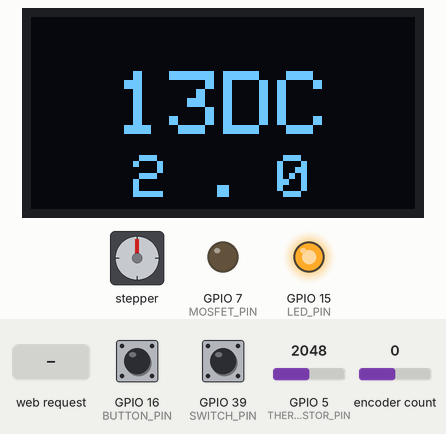
This sketch was run on a simulated ESP32-S2. Shown: 128×64 one-colour display, stepper motor, output pins drawn as LEDs (lit = HIGH). Inputs (shaded band) come from the test bench; at power-on: encoder count 0, GPIO 16 (BUTTON_PIN) HIGH, GPIO 39 (SWITCH_PIN) LOW, GPIO 5 (THERMISTOR_PIN) = 2048 (analog values on the 0–4095 scale). EEPROM starts erased; stepper angles assume 200 steps per turn; what the sketch prints to the serial monitor is not drawn.

Above: at 0.1 s.
6.3 s: encoder count set to 1
At 6.46 s:
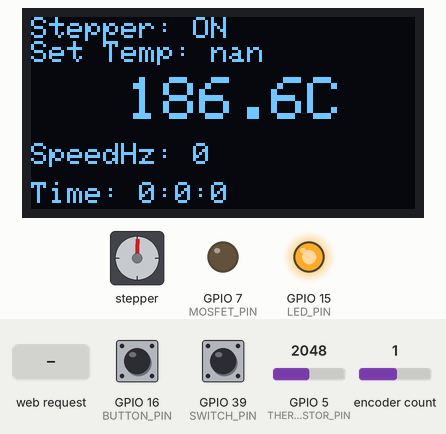
9.0 s: GPIO 16 (BUTTON_PIN) pulled LOW for 3.2 s
At 10.4 s:
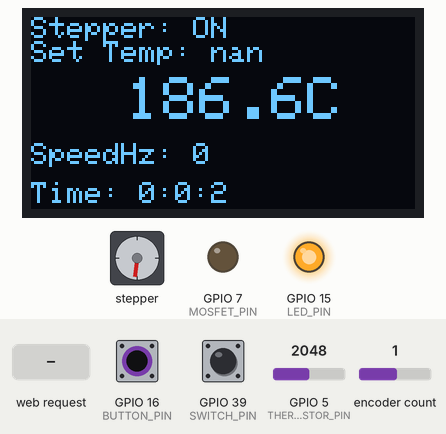
13.7 s: HTTP request GET /setSettings?setpoint=0 received
At 14.8 s:
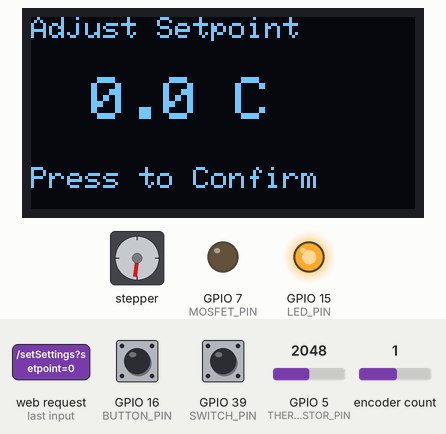
15.2 s: GPIO 16 (BUTTON_PIN) pulled LOW for 0.15 s
At 16.1 s:
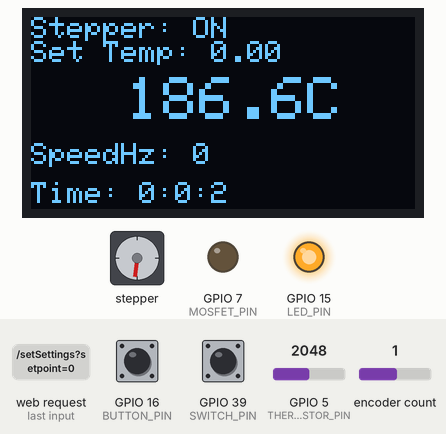
17.2 s: GPIO 39 (SWITCH_PIN) pulled HIGH for 1 s
At 18.8 s:
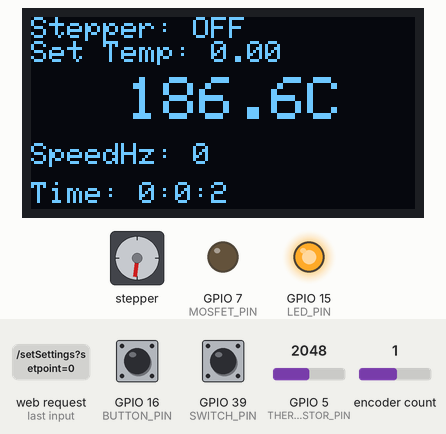
21.2 s: encoder count set to 2
At 21.66 s:
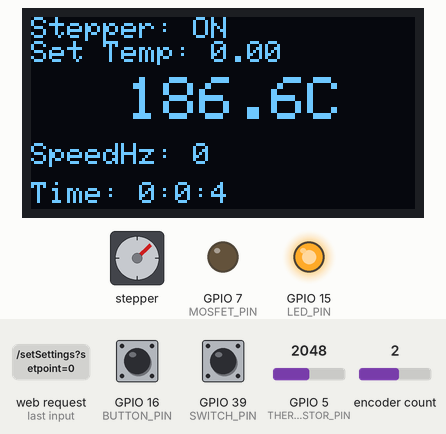
Timing chart, 0 to 24.9 s (numbered marks = the images above; inputs shaded):
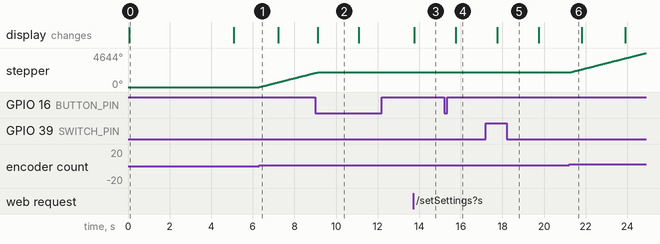

The sketch:

ESP32_S2_Mini_V2.0.ino
```cpp
// (licence header left out)
#include <WiFi.h>
#include <ESPAsyncWebServer.h>
#include <AsyncTCP.h>
#include <PID_v1.h>
#include <EEPROM.h>
#include "FastAccelStepper.h"
#include <Encoder.h>
#include <Adafruit_GFX.h>
#include <Adafruit_SSD1306.h>


/*
 * The code below is licensed under the MIT License.
 *
 * MIT License
 *
 * Copyright (c) 2025 13DCreator
 *
 * Permission is hereby granted, free of charge, to any person obtaining a copy
 * of this software and associated documentation files (the "Software"), to deal
 * in the Software without restriction, including without limitation the rights
 * to use, copy, modify, merge, publish, distribute, sublicense, and/or sell
 * copies of the Software, and to permit persons to whom the Software is
 * furnished to do so, subject to the following conditions:
 *
 * The above copyright notice and this permission notice shall be included in all
 * copies or substantial portions of the Software.
 *
 * THE SOFTWARE IS PROVIDED "AS IS", WITHOUT WARRANTY OF ANY KIND, EXPRESS OR
 * IMPLIED, INCLUDING BUT NOT LIMITED TO THE WARRANTIES OF MERCHANTABILITY,
 * FITNESS FOR A PARTICULAR PURPOSE, AND NONINFRINGEMENT. IN NO EVENT SHALL THE
 * AUTHORS OR COPYRIGHT HOLDERS BE LIABLE FOR ANY CLAIM, DAMAGES, OR OTHER
 * LIABILITY, WHETHER IN AN ACTION OF CONTRACT, TORT OR OTHERWISE, ARISING FROM,
 * OUT OF OR IN CONNECTION WITH THE SOFTWARE OR THE USE OR OTHER DEALINGS IN THE
 * SOFTWARE.
 */


// OLED Settings
#define SDA_PIN 35
#define SCL_PIN 37
#define SCREEN_WIDTH 128
#define SCREEN_HEIGHT 64
Adafruit_SSD1306 display(SCREEN_WIDTH, SCREEN_HEIGHT, &Wire, -1);

// Definisi pin untuk motor stepper
#define STEP_PIN 11
#define DIR_PIN 9
#define ENABLE_PIN 12

// Definisi pin untuk rotary encoder dan tombol
#define ENCODER_CLK 33
#define ENCODER_DT 18
#define BUTTON_PIN 16

// Definisi pin untuk switch
#define SWITCH_PIN 39

#define LED_PIN 15

FastAccelStepperEngine engine = FastAccelStepperEngine();
FastAccelStepper *stepper = NULL;

Encoder encoder(ENCODER_CLK, ENCODER_DT);

const float defaultEncoderScale = 5.0;
float encoderScale = defaultEncoderScale;

long lastEncoderPosition = 0;
long lastSpeed = 0;
const int maxSpeed = 10000;
const int acceleration = 3000;
const int SpeedInHz = 1000;

#define THERMISTOR_PIN 5
#define MOSFET_PIN 7

const float R1 = 950; //resistor
const float BETA = 3950;
const float T0 = 298.15;
const float R0 = 100000;

float currentTemperature = 0.0;
unsigned long lastUpdateTime = 0;
const unsigned long updateInterval = 2000; //Update Interval

double Setpoint = 60.0;
double Input, Output;
double Kp = 5, Ki = 0.8, Kd = 5;
PID myPID(&Input, &Output, &Setpoint, Kp, Ki, Kd, DIRECT);

AsyncWebServer server(80);

unsigned long motorTimerStart  = 0;       // Timer start time
unsigned long totalRunTime = 0;     // Total run time in milliseconds
bool motorRunning = false;          // Motor movement status

// Variabel untuk mendeteksi durasi tombol encoder
unsigned long buttonPressStartTime = 0;
bool buttonPressed = false;

//variabel pengaturan suhu
bool settingMode = false;      // Apakah dalam mode pengaturan
float tempSetpointDraft = 60;  // Draft setpoint suhu sementara


float readTemperature() {
  analogReadResolution(12);
  analogSetAttenuation(ADC_11db);

  int analogValue = analogRead(THERMISTOR_PIN);
  if (analogValue <= 0) {
    return -1.0;
  }

  float resistance = R1 * (4095.0 / analogValue - 1);
  float temperature = 1.0 / (log(resistance / R0) / BETA + 1.0 / T0) - 273.15;
  return temperature;
}

void saveSettings() {
  EEPROM.begin(512);
  EEPROM.put(0, Setpoint);
  EEPROM.put(sizeof(Setpoint), Kp);
  EEPROM.put(sizeof(Setpoint) + sizeof(Kp), Ki);
  EEPROM.put(sizeof(Setpoint) + sizeof(Kp) + sizeof(Ki), Kd);
  EEPROM.commit();
  EEPROM.end();
}

void loadSettings() {
  EEPROM.begin(512);
  EEPROM.get(0, Setpoint);
  EEPROM.get(sizeof(Setpoint), Kp);
  EEPROM.get(sizeof(Setpoint) + sizeof(Kp), Ki);
  EEPROM.get(sizeof(Setpoint) + sizeof(Kp) + sizeof(Ki), Kd);
  EEPROM.end();
}

void setup() {
  Serial.begin(115200);

  // Setup WiFi sebagai Access Point
  WiFi.softAP("13DC V2.0", "13dcreator");
  Serial.println("Access Point Created");
  Serial.print("IP Address: ");
  Serial.println(WiFi.softAPIP());

  // Muat pengaturan dari EEPROM saat boot
  loadSettings();

  // Setup untuk kontrol stepper
  engine.init();
  stepper = engine.stepperConnectToPin(STEP_PIN);
  if (stepper) {
    stepper->setDirectionPin(DIR_PIN);
    stepper->setEnablePin(ENABLE_PIN);
    stepper->setAutoEnable(true);
    stepper->setSpeedInHz(SpeedInHz);
    stepper->setAcceleration(acceleration);
    Serial.println("Stepper initialized");
  }

  pinMode(BUTTON_PIN, INPUT_PULLUP);
  pinMode(SWITCH_PIN, INPUT);
  pinMode(LED_PIN, OUTPUT);
  digitalWrite(LED_PIN, HIGH);

  // Setup OLED
  Wire.begin(SDA_PIN, SCL_PIN);
  if (!display.begin(SSD1306_SWITCHCAPVCC, 0x3C)) {
    Serial.println(F("OLED initialization failed"));
    while (true);
  }
  display.clearDisplay();


// Teks "13DC"
  display.setTextSize(3);  // Ukuran font 3
  display.setTextColor(SSD1306_WHITE);
  int16_t x1, y1;
  uint16_t w, h;
  display.getTextBounds("13DC", 0, 0, &x1, &y1, &w, &h);
  display.setCursor((SCREEN_WIDTH - w) / 2, (SCREEN_HEIGHT - h) / 3 + 5);  // Center horizontally
  display.print("13DC");

  // Teks "000"
  display.setTextSize(2);  // Ukuran font 2
  display.getTextBounds("2 . 0", 0, 0, &x1, &y1, &w, &h);
  display.setCursor((SCREEN_WIDTH - w) / 2, ((SCREEN_HEIGHT - h) / 3) + 30);  // Center horizontally, di bawah "13DC"
  display.print("2 . 0");

  display.display();
  delay(5000);  // Delay untuk menampilkan tulisan sebelum melanjutkan


    // Setup server web
  server.on("/", HTTP_GET, [](AsyncWebServerRequest *request){
    String html = "<html><head><style>";
    html += "body { background-color: #212121; font-family: Arial, sans-serif; color: white; text-align: center; margin: 0; padding: 0; display: flex; justify-content: center; align-items: center; height: 100vh; }";
    html += "h1 { color: #ff9800; font-size: 36px; }";
    html += "p { font-size: 20px; margin-bottom: 20px; }";
    html += "input { padding: 10px; font-size: 16px; margin: 5px 0; }";
    html += "button { background-color: #ff9800; color: white; border: none; padding: 10px 20px; cursor: pointer; font-size: 18px; }";
    html += "button:hover { background-color: #f57c00; }";
    html += "</style></head><body>";
    html += "<div><h1>Temperature Control</h1>";
    html += "<p>Current Temperature: <span id='tempValue'>...</span> &deg;C</p>";
    html += "<p>Setpoint: <input type='number' id='setpoint' value='" + String(Setpoint) + "' /></p>";
    html += "<p>Kp: <input type='number' id='kp' value='" + String(Kp) + "' step='0.1' /></p>";
    html += "<p>Ki: <input type='number' id='ki' value='" + String(Ki) + "' step='0.1' /></p>";
    html += "<p>Kd: <input type='number' id='kd' value='" + String(Kd) + "' step='0.1' /></p>";
    html += "<button onclick='updateSettings()'>Update</button>";

    // Menampilkan informasi status
    html += "<h2>Motor Speed Hz: <span id='speed'>...</span></h2>";
    html += "<h2>Stepper Status: <span id='stepperStatus'>OFF</span></h2>";
    html += "<h2>Timer: <span id='timer'>00:00:00</span></h2>";

    // Tombol untuk reset timer
    html += "<button onclick='resetTimer()'>Reset Timer</button>";

    html += "<script>";
    html += "function updateSettings() {";
    html += "  var setpoint = document.getElementById('setpoint').value;";
    html += "  var kp = document.getElementById('kp').value;";
    html += "  var ki = document.getElementById('ki').value;";
    html += "  var kd = document.getElementById('kd').value;";
    html += "  fetch('/setSettings?setpoint=' + setpoint + '&kp=' + kp + '&ki=' + ki + '&kd=' + kd);";
    html += "}";

    html += "function resetTimer() {";
    html += "  fetch('/resetTimer');";
    html += "}";
    html += "setInterval(function(){";
    html += "  fetch('/temperature').then(response => response.text()).then(data => {";
    html += "    document.getElementById('tempValue').innerText = data;";
    html += "  });";
    html += "  fetch('/speed').then(response => response.text()).then(data => {";
    html += "    document.getElementById('speed').innerText = data;";
    html += "  });";
    html += "  fetch('/stepperStatus').then(response => response.text()).then(data => {";
    html += "    document.getElementById('stepperStatus').innerText = data;";
    html += "  });";
    html += "  fetch('/timer').then(response => response.text()).then(data => {";
    html += "    document.getElementById('timer').innerText = data;";
    html += "  });";
    html += "}, 1000);";  // Update every second
    html += "</script>";
    html += "</div></body></html>";
    request->send(200, "text/html", html);
});


server.on("/temperature", HTTP_GET, [](AsyncWebServerRequest *request){
    request->send(200, "text/plain", String(currentTemperature));
  });

  server.on("/setSettings", HTTP_GET, [](AsyncWebServerRequest *request){
    if (request->hasParam("setpoint")) {
      Setpoint = request->getParam("setpoint")->value().toDouble();
    }
    if (request->hasParam("kp")) {
      Kp = request->getParam("kp")->value().toDouble();
    }
    if (request->hasParam("ki")) {
      Ki = request->getParam("ki")->value().toDouble();
    }
    if (request->hasParam("kd")) {
      Kd = request->getParam("kd")->value().toDouble();
    }
    saveSettings();
    myPID.SetTunings(Kp, Ki, Kd);
    request->send(200, "text/plain", "Settings Updated");
  });


  server.on("/resetTimer", HTTP_GET, [](AsyncWebServerRequest *request){
    motorTimerStart = 0;  // Reset the motor timer
    totalRunTime = 0;     // Reset total run time
    request->send(200, "text/plain", "Timer Reset");
});

server.on("/speed", HTTP_GET, [](AsyncWebServerRequest *request){
    String speedStr = String(lastSpeed);
    request->send(200, "text/plain", speedStr);
});

server.on("/stepperStatus", HTTP_GET, [](AsyncWebServerRequest *request){
    String stepperStatus = (digitalRead(SWITCH_PIN) == HIGH) ? "OFF" : "ON";
    request->send(200, "text/plain", stepperStatus);
});

server.on("/timer", HTTP_GET, [](AsyncWebServerRequest *request){
    unsigned long elapsedTime = totalRunTime;
    if (motorRunning) {
        elapsedTime += millis() - motorTimerStart;
    }
    unsigned long hours = (elapsedTime / 3600000);
    unsigned long minutes = (elapsedTime / 60000) % 60;
    unsigned long seconds = (elapsedTime / 1000) % 60;
    String timerStr = String(hours) + ":" + String(minutes) + ":" + String(seconds);
    request->send(200, "text/plain", timerStr);
});


  server.begin();

  myPID.SetMode(AUTOMATIC);
  myPID.SetOutputLimits(0, 255);
}

void loop() {
  static bool encoderButtonPressed = false;
  bool buttonState = digitalRead(BUTTON_PIN) == LOW;

  // Reset encoder position when button is pressed
  if (buttonState && !encoderButtonPressed && !settingMode) {
    encoder.write(0);
    if (stepper) {
      stepper->stopMove();
    }
    encoderButtonPressed = true;
  }

  if (!buttonState && encoderButtonPressed) {
    encoderButtonPressed = false;
  }

  bool switchState = digitalRead(SWITCH_PIN);
  static bool lastSwitchState = LOW;  // Track previous switch state


if (!settingMode) {
  if (switchState == HIGH) {
    // Stop motor when switch is high
    if (stepper) {
      stepper->stopMove();
    }
    // Stop the timer when switch is high, but don't reset it
    if (motorRunning) {
      totalRunTime += millis() - motorTimerStart;
      motorTimerStart = 0;
      motorRunning = false;
    }
  } else {
    // If switch was previously HIGH and now is LOW, start or continue the timer
    if (lastSwitchState == HIGH && switchState == LOW) {
      motorTimerStart = millis();  // Restart the timer when switch goes LOW again
      motorRunning = true;

          // Langsung atur kecepatan motor
    if (lastSpeed != 0 && stepper) {
        stepper->setSpeedInHz(abs(lastSpeed));
        if (lastSpeed > 0) {
            stepper->runForward();
        } else {
            stepper->runBackward();
        }
    }


    }
    // Only run motor and timer when switch is low
    long scaledEncoderPosition = encoder.read() * encoderScale;
    if (scaledEncoderPosition != lastEncoderPosition) {
      long speed = map(scaledEncoderPosition, -500, 500, -maxSpeed, maxSpeed);
      speed = constrain(speed, -maxSpeed, maxSpeed);
      if (stepper) {
        if (speed > 0) {
          stepper->setSpeedInHz(speed);
          stepper->runForward();
          motorRunning = true;  // Start timer when motor is moving
          if (motorTimerStart == 0) {
            motorTimerStart = millis();  // Start the timer when the motor begins
          }
        } else if (speed < 0) {
          stepper->setSpeedInHz(-speed);
          stepper->runBackward();
          motorRunning = true;  // Start timer when motor is moving
          if (motorTimerStart == 0) {
            motorTimerStart = millis();  // Start the timer when the motor begins
          }
        } else {
          stepper->stopMove();
          motorRunning = false;  // Stop timer when motor stops
          totalRunTime += millis() - motorTimerStart;
          motorTimerStart = 0;
        }
      }
      lastSpeed = speed;
      lastEncoderPosition = scaledEncoderPosition;
    } else {
      if (stepper && lastSpeed != 0) {
        stepper->setSpeedInHz(lastSpeed);
        if (lastSpeed > 0) {
          stepper->runForward();
        } else if (lastSpeed < 0) {
          stepper->runBackward();
        }
      }
    }
  }
}


// Di dalam loop() saat dalam mode pengaturan
if (settingMode) {
    long encoderPosition = encoder.read();
    tempSetpointDraft = Setpoint + encoderPosition;  // Skala encoder ke setpoint
    tempSetpointDraft = constrain(tempSetpointDraft, 0, 310); // Batas suhu
    //encoder.write(0);  // Reset encoder setelah perubahan

    // Konfirmasi pengaturan suhu jika tombol ditekan
    if (digitalRead(BUTTON_PIN) == LOW && !buttonPressed) {
        Setpoint = tempSetpointDraft; // Update Setpoint dengan nilai draft
        saveSettings();  // Simpan ke EEPROM
        myPID.SetTunings(Kp, Ki, Kd); // Update PID tunings
        settingMode = false;  // Keluar dari mode pengaturan
        encoder.write(0);  // Reset encoder ke posisi awal
        delay(500);  // Hindari input ganda
    }

    // Kondisi keluar dari mode pengaturan jika tombol ditekan lagi
    if (digitalRead(BUTTON_PIN) == LOW && !buttonPressed && millis() - buttonPressStartTime > 1000) {
        settingMode = false;  // Keluar dari mode pengaturan
        delay(500);  // Hindari input ganda
    }

} else {
    // Jika tidak dalam mode pengaturan, cek apakah tombol ditekan selama 1 detik untuk masuk mode pengaturan
    if (digitalRead(BUTTON_PIN) == LOW) {
        if (!buttonPressed) {
            buttonPressStartTime = millis();  // Mulai hitung waktu tombol ditekan
            buttonPressed = true;
        }

        // Masuk ke mode pengaturan jika tombol ditekan selama 1 detik
        if (millis() - buttonPressStartTime >= 1000) {
            settingMode = !settingMode;  // Toggle mode pengaturan
            tempSetpointDraft = Setpoint; // Muat setpoint saat ini ke draft
            delay(500);  // Hindari input ganda
        }
    } else {
        buttonPressed = false;
    }
}


  // Handle long press on button for 2 seconds to reset timer
  if (digitalRead(BUTTON_PIN) == LOW) {
    if (!buttonPressed) {
      buttonPressStartTime = millis();  // Start timing button press
      buttonPressed = true;
    }
  } else {
    if (buttonPressed && millis() - buttonPressStartTime >= 5000) {
      motorTimerStart = 0;  // Reset the motor timer when button is held for 2 seconds
      totalRunTime = 0;     // Reset total run time
      Serial.println("Timer Reset");
    }
    buttonPressed = false;
  }

  unsigned long currentMillis = millis();
  if (currentMillis - lastUpdateTime >= updateInterval) {
    currentTemperature = readTemperature();

    if (currentTemperature > 310.0 || isnan(currentTemperature) || currentTemperature <= 0.0) {
      digitalWrite(ENABLE_PIN, HIGH);
      encoder.write(0);
      if (stepper) {
        stepper->stopMove();
      }

      analogWrite(MOSFET_PIN, 0);
    } else {
      Input = currentTemperature;
      myPID.Compute();
      analogWrite(MOSFET_PIN, Output);
      digitalWrite(ENABLE_PIN, LOW);

      if (stepper) {
        stepper->enableOutputs();
      }
    }

    // Update OLED display
if (settingMode) {
  display.clearDisplay();
  display.setTextSize(1);
  display.setCursor(0, 0);
  display.println("Adjust Setpoint");

  display.setTextSize(2);
  display.setCursor(20, 20);
  display.print(tempSetpointDraft, 1);
  display.println(" C");

  display.setTextSize(1);
  display.setCursor(0, 50);
  display.println("Press to Confirm");
  display.display();
} else {
  // Lanjutkan dengan tampilan normal


    display.clearDisplay();
    display.setTextSize(0.7);
    display.setTextColor(SSD1306_WHITE);
    display.setCursor(0, 8);
    display.print("Set Temp: ");
    display.println(Setpoint);

    display.setTextSize(2.5);
    display.setCursor(32, 20);
    display.print(currentTemperature, 1);
    display.println("C");

    display.setTextSize(1);
    display.setCursor(0, 42);
    display.print("SpeedHz: ");
    display.println(lastSpeed);

    // Display stepper enable status
    display.setTextSize(0.7);
    display.setCursor(0, 0);
    if (switchState == HIGH) {
      display.print("Stepper: OFF");
    } else {
      display.print("Stepper: ON");
    }

    // Display timer
    unsigned long elapsedTime = totalRunTime;
    if (motorRunning) {
      elapsedTime += currentMillis - motorTimerStart;
    }
    unsigned long hours = (elapsedTime / 3600000);
    unsigned long minutes = (elapsedTime / 60000) % 60;
    unsigned long seconds = (elapsedTime / 1000) % 60;
    display.setCursor(0, 55);
    display.print("Time: ");
    display.print(hours);
    display.print(":");
    display.print(minutes);
    display.print(":");
    display.println(seconds);

    display.display();
    lastUpdateTime = currentMillis;
  }

  }

  // Update lastSwitchState for next loop iteration
  lastSwitchState = switchState;
}
```

Measured:
- after the input at 6.3 s, stepper: keeps turning clockwise at about 720°/s, starting at once
- after the input at 13.7 s, the display: changes after 0.05 s (image 3)
- after the input at 15.2 s, the display: changes after 0.54 s (image 4)
- after the input at 17.2 s, the display: changes after 0.54 s (image 5)
- after the input at 21.2 s, stepper: keeps turning clockwise at about 721°/s, starting at once
- what the display in image 0 shows lasts 5.0 s, from 0.1 s to 5.1 s
- what the display in image 2 shows lasts 2.0 s, from 9.1 s to 11.1 s
